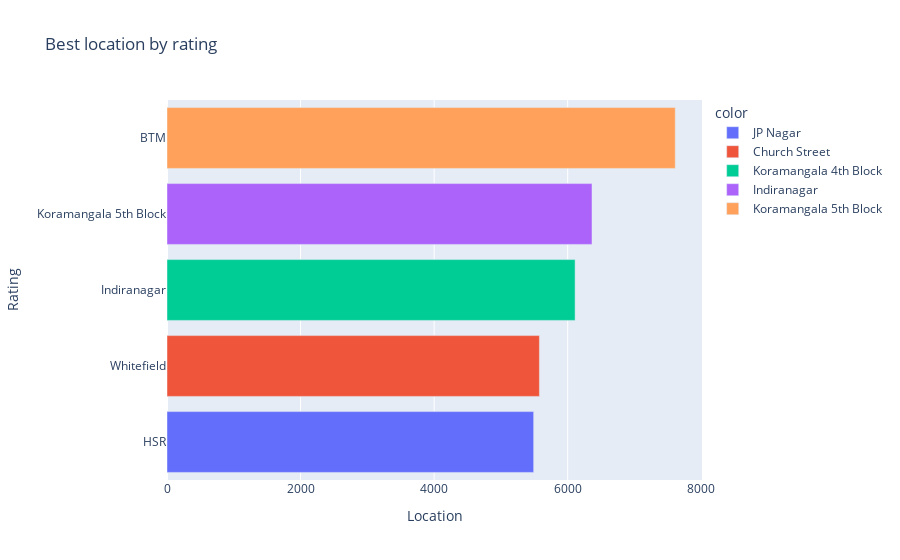

Source (notebook cell):
### Code cell
fig=px.bar(y=loc_rate.index,
           x=loc_rate,
           color=loc_vote.index # Each bar is colored differently 
           ,title='Best location by rating',labels={'x':'Location','y':'Rating'} # changes x and y label
          )
fig.show()

### Figure 1 — Plotly figure (JSON) as saved in the notebook; plotly's stock layout.template omitted (floating-point values rounded to 4 significant figures)
{"data": [{"alignmentgroup": "True", "hovertemplate": "color=JP Nagar<br>Location=%{x}<br>Rating=%{y}<extra></extra>", "legendgroup": "JP Nagar", "marker": {"color": "#636efa", "pattern": {"shape": ""}}, "name": "JP Nagar", "offsetgroup": "JP Nagar", "orientation": "h", "showlegend": true, "textposition": "auto", "type": "bar", "x": [5490.0], "xaxis": "x", "y": ["HSR"], "yaxis": "y"}, {"alignmentgroup": "True", "hovertemplate": "color=Church Street<br>Location=%{x}<br>Rating=%{y}<extra></extra>", "legendgroup": "Church Street", "marker": {"color": "#EF553B", "pattern": {"shape": ""}}, "name": "Church Street", "offsetgroup": "Church Street", "orientation": "h", "showlegend": true, "textposition": "auto", "type": "bar", "x": [5577.0], "xaxis": "x", "y": ["Whitefield"], "yaxis": "y"}, {"alignmentgroup": "True", "hovertemplate": "color=Koramangala 4th Block<br>Location=%{x}<br>Rating=%{y}<extra></extra>", "legendgroup": "Koramangala 4th Block", "marker": {"color": "#00cc96", "pattern": {"shape": ""}}, "name": "Koramangala 4th Block", "offsetgroup": "Koramangala 4th Block", "orientation": "h", "showlegend": true, "textposition": "auto", "type": "bar", "x": [6111.0], "xaxis": "x", "y": ["Indiranagar"], "yaxis": "y"}, {"alignmentgroup": "True", "hovertemplate": "color=Indiranagar<br>Location=%{x}<br>Rating=%{y}<extra></extra>", "legendgroup": "Indiranagar", "marker": {"color": "#ab63fa", "pattern": {"shape": ""}}, "name": "Indiranagar", "offsetgroup": "Indiranagar", "orientation": "h", "showlegend": true, "textposition": "auto", "type": "bar", "x": [6364.0], "xaxis": "x", "y": ["Koramangala 5th Block"], "yaxis": "y"}, {"alignmentgroup": "True", "hovertemplate": "color=Koramangala 5th Block<br>Location=%{x}<br>Rating=%{y}<extra></extra>", "legendgroup": "Koramangala 5th Block", "marker": {"color": "#FFA15A", "pattern": {"shape": ""}}, "name": "Koramangala 5th Block", "offsetgroup": "Koramangala 5th Block", "orientation": "h", "showlegend": true, "textposition": "auto", "type": "bar", "x": [7611.0], "xaxis": "x", "y": ["BTM"], "yaxis": "y"}], "layout": {"barmode": "relative", "legend": {"title": {"text": "color"}, "tracegroupgap": 0}, "title": {"text": "Best location by rating"}, "xaxis": {"anchor": "y", "domain": [0, 1], "title": {"text": "Location"}}, "yaxis": {"anchor": "x", "domain": [0, 1], "title": {"text": "Rating"}}}}
